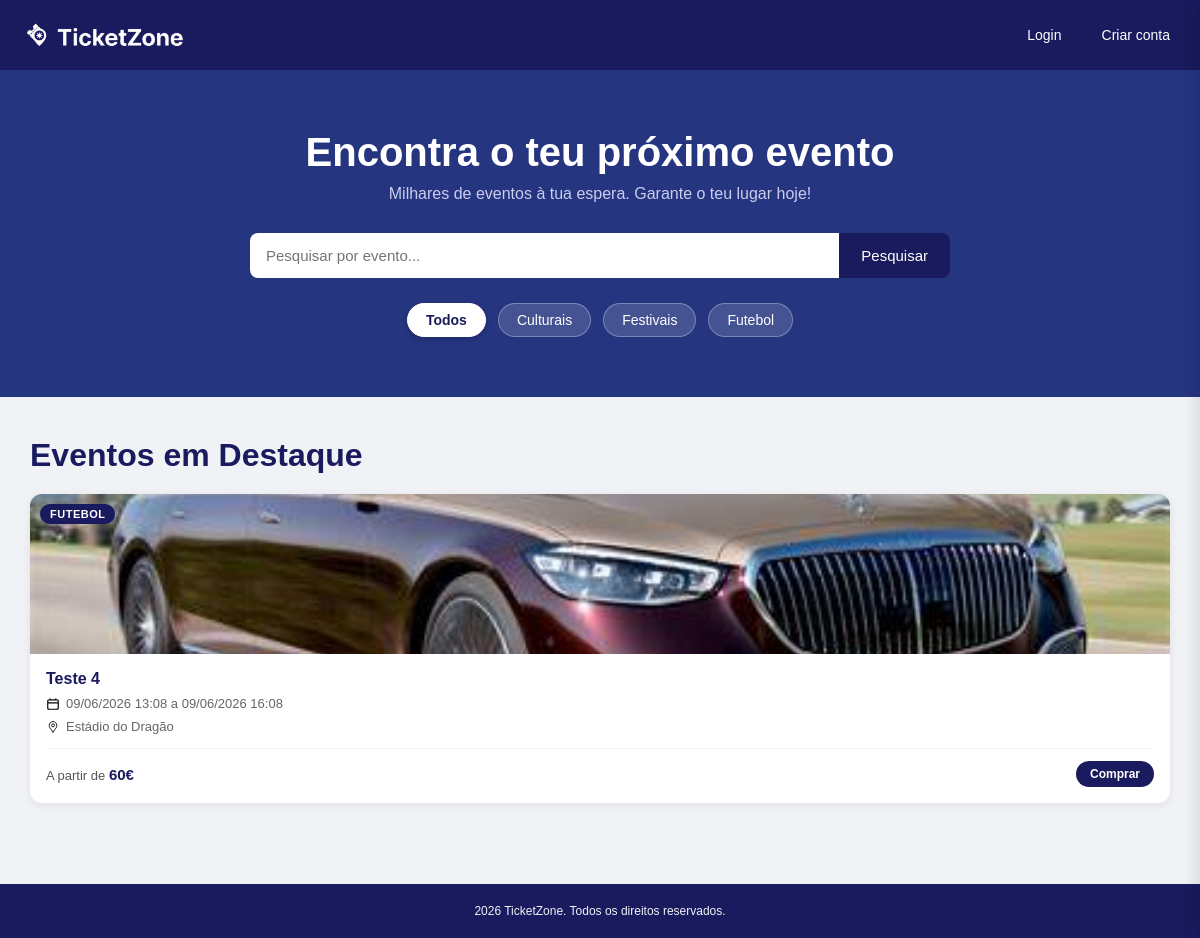
The page / on the database its author committed.
### tables this page shows
CREATE TABLE categorias (
        id INTEGER PRIMARY KEY AUTOINCREMENT,
        nome TEXT NOT NULL UNIQUE
    );

CREATE TABLE eventos (
        id INTEGER PRIMARY KEY AUTOINCREMENT,
        nome TEXT NOT NULL,
        descricao TEXT,
        data_inicio TEXT NOT NULL,
        data_fim TEXT NOT NULL,
        local TEXT NOT NULL,
        imagem TEXT,
        estado TEXT DEFAULT 'ativo' CHECK(estado IN ('ativo', 'cancelado')),
        id_categoria INTEGER,
        id_admin INTEGER,
        FOREIGN KEY (id_categoria) REFERENCES categorias(id),
        FOREIGN KEY (id_admin) REFERENCES utilizadores(id)
    );

### scripts/carregar_eventos_homepage.php (called while the page is built, shortened)
<?php
$lista_eventos = [];
$lista_categorias = [];
$termo_pesquisa = isset($_GET['q']) ? trim($_GET['q']) : '';
$id_categoria_filtro = isset($_GET['categoria']) ? (int)$_GET['categoria'] : 0;
$hoje = date('Y-m-d');
try {
    $db = new SQLite3(__DIR__ . '/../ticketzone.db');
    $db->exec("PRAGMA foreign_keys = ON;");
    $res_categorias = $db->query("SELECT id, nome FROM categorias ORDER BY nome ASC");
    while ($cat = $res_categorias->fetchArray(SQLITE3_ASSOC)) {
        $lista_categorias[] = $cat;
    }
    $query = "
        SELECT
            e.id,
            e.nome,
            e.data_inicio,
            e.data_fim,
            e.local,
            e.imagem,
            c.nome AS categoria_nome,
            (SELECT MIN(preco) FROM tipos_bilhete WHERE id_evento = e.id AND qtd_disponivel > 0) AS preco_minimo
        FROM eventos e
        LEFT JOIN categorias c ON e.id_categoria = c.id
        WHERE e.estado = 'ativo'
          -- VALIDAÇÃO DE DATA: Ignora se a data de fim (ou de início) for menor que hoje
          AND (e.data_fim >= :hoje OR e.data_inicio >= :hoje)
          -- VALIDAÇÃO DE STOCK: O evento tem de ter pelo menos 1 bilhete disponível
          AND EXISTS (
              SELECT 1 FROM tipos_bilhete
              WHERE id_evento = e.id AND qtd_disponivel > 0
          )
    ";
    $query .= " ORDER BY e.data_inicio ASC";
    $stmt = $db->prepare($query);
    $stmt->bindValue(':hoje', $hoje, SQLITE3_TEXT);
    $resultado = $stmt->execute();
    while ($linha = $resultado->fetchArray(SQLITE3_ASSOC)) {
        $lista_eventos[] = $linha;
    }
} catch (Exception $e) {
}
?>

### index.php (the view, shortened to what this page needs)
<?php
include 'scripts/carregar_eventos_homepage.php';
?>
<!DOCTYPE html>
<html lang="pt">
<head>
    <link rel="stylesheet" href="styles/style.css">
</head>
<body>
    <?php include 'scripts/header.php'; ?>
    <div id="zona-pesquisa">
        <h1>Encontra o teu próximo evento</h1>
        <p>Milhares de eventos à tua espera. Garante o teu lugar hoje!</p>
        <div id="barra-procura">
            <form method="GET" action="index.php" style="display: flex; width: 100%;">
                <input type="text" name="q" placeholder="Pesquisar por evento..." value="<?php echo htmlspecialchars($termo_pesquisa); ?>" style="flex: 1; border-radius: 8px 0 0 8px;">
                <button type="submit" style="border-radius: 0 8px 8px 0;">Pesquisar</button>
            </form>
        </div>
        <div class="filtros-categoria">
            <a href="index.php<?php echo $termo_pesquisa !== '' ? '?q=' . urlencode($termo_pesquisa) : ''; ?>"
               class="badge-filtro <?php echo $id_categoria_filtro === 0 ? 'ativo' : ''; ?>">
               Todos
            </a>
            <?php foreach ($lista_categorias as $cat): ?>
                <?php
                    $link_filtro = 'index.php?categoria=' . $cat['id'];
                ?>
                <a href="<?php echo $link_filtro; ?>"
                   class="badge-filtro <?php echo $id_categoria_filtro === $cat['id'] ? 'ativo' : ''; ?>">
                   <?php echo htmlspecialchars($cat['nome']); ?>
                </a>
            <?php endforeach; ?>
        </div>
    </div>
    <div id="conteudo-eventos">
        <h1>
            <?php
            if ($termo_pesquisa !== '' && $id_categoria_filtro > 0) {
                $nome_cat_atual = array_column($lista_categorias, 'nome', 'id')[$id_categoria_filtro] ?? 'Categoria';
                echo 'Resultados de "' . htmlspecialchars($termo_pesquisa) . '" em ' . htmlspecialchars($nome_cat_atual);
            } elseif ($termo_pesquisa !== '') {
                echo 'Resultados da pesquisa para: "' . htmlspecialchars($termo_pesquisa) . '"';
            } elseif ($id_categoria_filtro > 0) {
                $nome_cat_atual = array_column($lista_categorias, 'nome', 'id')[$id_categoria_filtro] ?? 'Categoria';
                echo 'Eventos da categoria: ' . htmlspecialchars($nome_cat_atual);
            } else {
                echo 'Eventos em Destaque';
            }
            ?>
        </h1>
        <div id="bloco-cards">
            <?php if (empty($lista_eventos)): ?>
                <p style="text-align: center; width: 100%; color: #666; font-size: 18px; padding: 40px 0;">
                    Não encontrámos nenhum evento com estes critérios. Tenta outra pesquisa!
                </p>
            <?php else: ?>
                <?php foreach ($lista_eventos as $evento): ?>
                    <a href="compra.php?id=<?php echo $evento['id']; ?>" class="card">
                        <div class="card-imagem">
                            <img src="<?php echo htmlspecialchars($evento['imagem']); ?>" alt="<?php echo htmlspecialchars($evento['nome']); ?>">
                            <span class="card-badge"><?php echo htmlspecialchars($evento['categoria_nome']); ?></span>
                        </div>
                        <div class="card-info">
                            <h3 class="card-titulo"><?php echo htmlspecialchars($evento['nome']); ?></h3>
                            <div class="card-detalhe">
                                <img src="assets/calendario.svg" alt="data" class="icone-detalhe">
                                <span>
                                    <?php
                                    $inicio_formatado = date('d/m/Y H:i', strtotime($evento['data_inicio']));
                                    if (!empty($evento['data_fim']) && $evento['data_fim'] !== $evento['data_inicio']) {
                                        $fim_formatado = date('d/m/Y H:i', strtotime($evento['data_fim']));
                                        echo htmlspecialchars($inicio_formatado . ' a ' . $fim_formatado);
                                    } else {
                                        echo htmlspecialchars($inicio_formatado);
                                    }
                                    ?>
                                </span>
                            </div>
                            <div class="card-detalhe">
                                <img src="assets/mapa.svg" alt="local" class="icone-detalhe">
                                <span><?php echo htmlspecialchars($evento['local']); ?></span>
                            </div>
                            <div class="card-footer">
                                <span class="card-preco">A partir de <strong><?php echo (int)$evento['preco_minimo']; ?>€</strong></span>
                                <span class="card-btn">Comprar</span>
                            </div>
                        </div>
                    </a>
                <?php endforeach; ?>
            <?php endif; ?>
        </div>
    </div>
    <footer>
        <p>2026 TicketZone. Todos os direitos reservados.</p>
    </footer>
    <?php include 'scripts/carrinho_modal.php'; ?>
</body>
</html>

### styles/style.css (style rules this page uses)
* { margin: 0; padding: 0; box-sizing: border-box; }
body { font-family: Arial, Helvetica, sans-serif; background-color: #f0f2f5; color: #333; }
#zona-pesquisa { background-color: #253580; color: white; text-align: center; padding: 60px 20px; }
#zona-pesquisa h1 { font-size: 40px; margin-bottom: 10px; }
#zona-pesquisa p { font-size: 16px; color: #ccccee; margin-bottom: 30px; }
#barra-procura { display: flex; justify-content: center; max-width: 700px; margin: 0 auto; }
#barra-procura input { width: 70%; padding: 14px 16px; font-size: 15px; border: none; border-radius: 8px 0 0 8px; outline: none; }
#barra-procura button { padding: 14px 22px; background-color: #1a1a5e; color: white; border: none; border-radius: 0 8px 8px 0; font-size: 15px; cursor: pointer; margin-top: 0; }
#conteudo-eventos { padding: 40px 30px; max-width: 1200px; margin: 0 auto; }
#conteudo-eventos h1 { font-size: 32px; color: #1a1a5e; margin-bottom: 20px; }
#bloco-cards { display: flex; gap: 20px; }
.card { background-color: white; border-radius: 12px; flex: 1; display: flex; flex-direction: column; overflow: hidden; text-decoration: none; color: inherit; box-shadow: 0 2px 8px rgba(0,0,0,0.08); transition: transform 0.2s ease, box-shadow 0.2s ease; }
.card-imagem { position: relative; width: 100%; height: 160px; background-color: #d0d4e8; overflow: hidden; }
.card-imagem img { width: 100%; height: 100%; object-fit: cover; display: block; }
.card-badge { position: absolute; top: 10px; left: 10px; background-color: #1a1a5e; color: white; font-size: 11px; font-weight: bold; padding: 4px 10px; border-radius: 20px; text-transform: uppercase; letter-spacing: 0.5px; }
.card-info { padding: 16px; display: flex; flex-direction: column; gap: 8px; flex: 1; }
.card-titulo { font-size: 16px; font-weight: bold; color: #1a1a5e; margin: 0; }
.card-detalhe { display: flex; align-items: center; gap: 6px; font-size: 13px; color: #666; }
.icone-detalhe { width: 14px; height: 14px; flex-shrink: 0; }
.card-footer { display: flex; justify-content: space-between; align-items: center; margin-top: 6px; padding-top: 12px; border-top: 1px solid #f0f2f5; }
.card-preco { font-size: 13px; color: #555; }
.card-preco strong { color: #1a1a5e; font-size: 15px; }
.card-btn { background-color: #1a1a5e; color: white; font-size: 12px; font-weight: bold; padding: 6px 14px; border-radius: 20px; transition: background-color 0.2s; }
footer { text-align: center; padding: 20px; font-size: 12px; color: #f0f2f5; background-color: #1a1a5e; margin-top: 40px; border-top: 1px solid #eee; }
.filtros-categoria { display: flex; flex-wrap: wrap; justify-content: center; gap: 12px; margin-top: 25px; max-width: 800px; margin-left: auto; margin-right: auto; }
.badge-filtro { background-color: rgba(255, 255, 255, 0.15); color: #fff; text-decoration: none; padding: 8px 18px; border-radius: 20px; font-size: 14px; border: 1px solid rgba(255, 255, 255, 0.3); transition: all 0.2s ease; cursor: pointer; }
.badge-filtro.ativo { background-color: #fff; color: #1a1a5e; font-weight: bold; border-color: #fff; box-shadow: 0 2px 6px rgba(0,0,0,0.2); }

### rows shown on the page
categorias: nome "Culturais"
categorias: nome "Festivais"
categorias: nome "Futebol"
eventos: imagem (picture), categoria_nome "FUTEBOL", nome "Teste 4", data_inicio+data_fim "09/06/2026 13:08 a 09/06/2026 16:08", local "Estádio do Dragão", preco_minimo "60"
